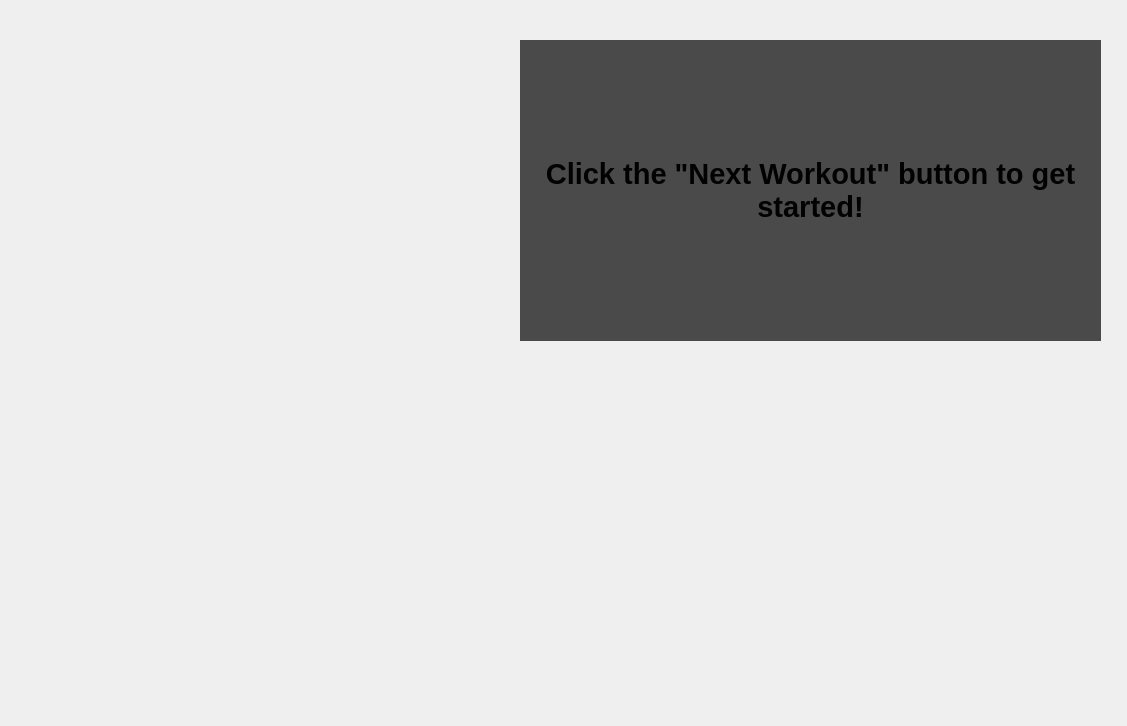
<?xml version="1.0" encoding="UTF-8"?>
<ui version="4.0">
 <class>QtCore</class>
 <widget class="QDialog" name="QtCore">
  <property name="geometry">
   <rect>
    <x>0</x>
    <y>0</y>
    <width>1127</width>
    <height>726</height>
   </rect>
  </property>
  <property name="windowTitle">
   <string>Dialog</string>
  </property>
  <property name="styleSheet">
   <string notr="true">QDialog {border-image: url(:/coreBackground);}
QLabel { background: transparent; }</string>
  </property>
  <property name="modal">
   <bool>false</bool>
  </property>
  <widget class="QLabel" name="coreWorkoutOutputUI">
   <property name="geometry">
    <rect>
     <x>520</x>
     <y>40</y>
     <width>581</width>
     <height>301</height>
    </rect>
   </property>
   <property name="font">
    <font>
     <pointsize>26</pointsize>
     <weight>75</weight>
     <bold>true</bold>
    </font>
   </property>
   <property name="styleSheet">
    <string notr="true">background-color: rgb(74, 74, 74);
</string>
   </property>
   <property name="text">
    <string>&lt;html&gt;&lt;head/&gt;&lt;body&gt;&lt;p align=&quot;center&quot;&gt;&lt;span style=&quot; font-size:22pt; color:#010101;&quot;&gt;Click the &amp;quot;Next Workout&amp;quot; button to get started!&lt;/span&gt;&lt;/p&gt;&lt;/body&gt;&lt;/html&gt;</string>
   </property>
   <property name="textFormat">
    <enum>Qt::AutoText</enum>
   </property>
   <property name="alignment">
    <set>Qt::AlignCenter</set>
   </property>
   <property name="wordWrap">
    <bool>true</bool>
   </property>
  </widget>
  <widget class="QLabel" name="label_2">
   <property name="geometry">
    <rect>
     <x>30</x>
     <y>20</y>
     <width>531</width>
     <height>391</height>
    </rect>
   </property>
   <property name="text">
    <string/>
   </property>
   <property name="pixmap">
    <pixmap resource="QtStarterResources.qrc">:/coreChalk</pixmap>
   </property>
   <property name="scaledContents">
    <bool>true</bool>
   </property>
   <property name="wordWrap">
    <bool>true</bool>
   </property>
  </widget>
  <widget class="QPushButton" name="corePushButton">
   <property name="geometry">
    <rect>
     <x>770</x>
     <y>580</y>
     <width>421</width>
     <height>161</height>
    </rect>
   </property>
   <property name="autoFillBackground">
    <bool>false</bool>
   </property>
   <property name="styleSheet">
    <string notr="true">background-color: transparent;
border-image: url(:/next);
background: none;
border: none;
background-repeat: none;
</string>
   </property>
   <property name="text">
    <string/>
   </property>
  </widget>
 </widget>
 <resources>
  <include location="QtStarterResources.qrc"/>
 </resources>
 <connections/>
</ui>
